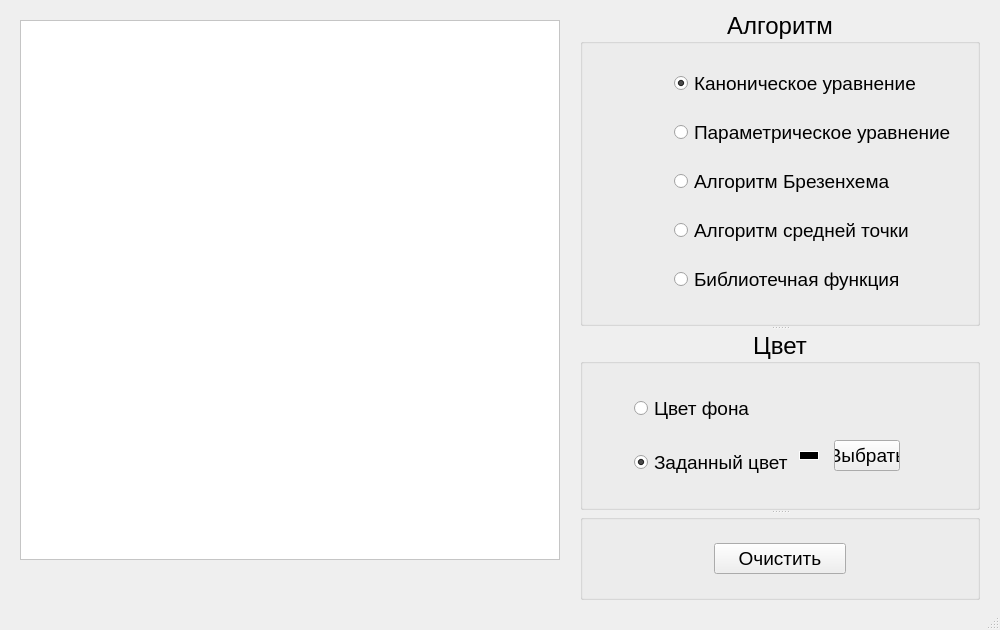
<?xml version="1.0" encoding="UTF-8"?>
<ui version="4.0">
 <class>MainWindow</class>
 <widget class="QMainWindow" name="MainWindow">
  <property name="geometry">
   <rect>
    <x>0</x>
    <y>0</y>
    <width>1000</width>
    <height>630</height>
   </rect>
  </property>
  <property name="windowTitle">
   <string>MainWindow</string>
  </property>
  <widget class="QWidget" name="centralWidget">
   <widget class="QGraphicsView" name="graphicsView">
    <property name="geometry">
     <rect>
      <x>20</x>
      <y>20</y>
      <width>540</width>
      <height>540</height>
     </rect>
    </property>
    <property name="palette">
     <palette>
      <active>
       <colorrole role="WindowText">
        <brush brushstyle="SolidPattern">
         <color alpha="255">
          <red>0</red>
          <green>0</green>
          <blue>0</blue>
         </color>
        </brush>
       </colorrole>
       <colorrole role="Button">
        <brush brushstyle="SolidPattern">
         <color alpha="255">
          <red>255</red>
          <green>255</green>
          <blue>255</blue>
         </color>
        </brush>
       </colorrole>
       <colorrole role="Light">
        <brush brushstyle="SolidPattern">
         <color alpha="255">
          <red>255</red>
          <green>255</green>
          <blue>255</blue>
         </color>
        </brush>
       </colorrole>
       <colorrole role="Midlight">
        <brush brushstyle="SolidPattern">
         <color alpha="255">
          <red>255</red>
          <green>255</green>
          <blue>255</blue>
         </color>
        </brush>
       </colorrole>
       <colorrole role="Dark">
        <brush brushstyle="SolidPattern">
         <color alpha="255">
          <red>127</red>
          <green>127</green>
          <blue>127</blue>
         </color>
        </brush>
       </colorrole>
       <colorrole role="Mid">
        <brush brushstyle="SolidPattern">
         <color alpha="255">
          <red>170</red>
          <green>170</green>
          <blue>170</blue>
         </color>
        </brush>
       </colorrole>
       <colorrole role="Text">
        <brush brushstyle="SolidPattern">
         <color alpha="255">
          <red>0</red>
          <green>0</green>
          <blue>0</blue>
         </color>
        </brush>
       </colorrole>
       <colorrole role="BrightText">
        <brush brushstyle="SolidPattern">
         <color alpha="255">
          <red>255</red>
          <green>255</green>
          <blue>255</blue>
         </color>
        </brush>
       </colorrole>
       <colorrole role="ButtonText">
        <brush brushstyle="SolidPattern">
         <color alpha="255">
          <red>0</red>
          <green>0</green>
          <blue>0</blue>
         </color>
        </brush>
       </colorrole>
       <colorrole role="Base">
        <brush brushstyle="SolidPattern">
         <color alpha="255">
          <red>255</red>
          <green>255</green>
          <blue>255</blue>
         </color>
        </brush>
       </colorrole>
       <colorrole role="Window">
        <brush brushstyle="SolidPattern">
         <color alpha="255">
          <red>255</red>
          <green>255</green>
          <blue>255</blue>
         </color>
        </brush>
       </colorrole>
       <colorrole role="Shadow">
        <brush brushstyle="SolidPattern">
         <color alpha="255">
          <red>0</red>
          <green>0</green>
          <blue>0</blue>
         </color>
        </brush>
       </colorrole>
       <colorrole role="AlternateBase">
        <brush brushstyle="SolidPattern">
         <color alpha="255">
          <red>255</red>
          <green>255</green>
          <blue>255</blue>
         </color>
        </brush>
       </colorrole>
       <colorrole role="ToolTipBase">
        <brush brushstyle="SolidPattern">
         <color alpha="255">
          <red>255</red>
          <green>255</green>
          <blue>220</blue>
         </color>
        </brush>
       </colorrole>
       <colorrole role="ToolTipText">
        <brush brushstyle="SolidPattern">
         <color alpha="255">
          <red>0</red>
          <green>0</green>
          <blue>0</blue>
         </color>
        </brush>
       </colorrole>
       <colorrole role="PlaceholderText">
        <brush brushstyle="SolidPattern">
         <color alpha="128">
          <red>0</red>
          <green>0</green>
          <blue>0</blue>
         </color>
        </brush>
       </colorrole>
      </active>
      <inactive>
       <colorrole role="WindowText">
        <brush brushstyle="SolidPattern">
         <color alpha="255">
          <red>0</red>
          <green>0</green>
          <blue>0</blue>
         </color>
        </brush>
       </colorrole>
       <colorrole role="Button">
        <brush brushstyle="SolidPattern">
         <color alpha="255">
          <red>255</red>
          <green>255</green>
          <blue>255</blue>
         </color>
        </brush>
       </colorrole>
       <colorrole role="Light">
        <brush brushstyle="SolidPattern">
         <color alpha="255">
          <red>255</red>
          <green>255</green>
          <blue>255</blue>
         </color>
        </brush>
       </colorrole>
       <colorrole role="Midlight">
        <brush brushstyle="SolidPattern">
         <color alpha="255">
          <red>255</red>
          <green>255</green>
          <blue>255</blue>
         </color>
        </brush>
       </colorrole>
       <colorrole role="Dark">
        <brush brushstyle="SolidPattern">
         <color alpha="255">
          <red>127</red>
          <green>127</green>
          <blue>127</blue>
         </color>
        </brush>
       </colorrole>
       <colorrole role="Mid">
        <brush brushstyle="SolidPattern">
         <color alpha="255">
          <red>170</red>
          <green>170</green>
          <blue>170</blue>
         </color>
        </brush>
       </colorrole>
       <colorrole role="Text">
        <brush brushstyle="SolidPattern">
         <color alpha="255">
          <red>0</red>
          <green>0</green>
          <blue>0</blue>
         </color>
        </brush>
       </colorrole>
       <colorrole role="BrightText">
        <brush brushstyle="SolidPattern">
         <color alpha="255">
          <red>255</red>
          <green>255</green>
          <blue>255</blue>
         </color>
        </brush>
       </colorrole>
       <colorrole role="ButtonText">
        <brush brushstyle="SolidPattern">
         <color alpha="255">
          <red>0</red>
          <green>0</green>
          <blue>0</blue>
         </color>
        </brush>
       </colorrole>
       <colorrole role="Base">
        <brush brushstyle="SolidPattern">
         <color alpha="255">
          <red>255</red>
          <green>255</green>
          <blue>255</blue>
         </color>
        </brush>
       </colorrole>
       <colorrole role="Window">
        <brush brushstyle="SolidPattern">
         <color alpha="255">
          <red>255</red>
          <green>255</green>
          <blue>255</blue>
         </color>
        </brush>
       </colorrole>
       <colorrole role="Shadow">
        <brush brushstyle="SolidPattern">
         <color alpha="255">
          <red>0</red>
          <green>0</green>
          <blue>0</blue>
         </color>
        </brush>
       </colorrole>
       <colorrole role="AlternateBase">
        <brush brushstyle="SolidPattern">
         <color alpha="255">
          <red>255</red>
          <green>255</green>
          <blue>255</blue>
         </color>
        </brush>
       </colorrole>
       <colorrole role="ToolTipBase">
        <brush brushstyle="SolidPattern">
         <color alpha="255">
          <red>255</red>
          <green>255</green>
          <blue>220</blue>
         </color>
        </brush>
       </colorrole>
       <colorrole role="ToolTipText">
        <brush brushstyle="SolidPattern">
         <color alpha="255">
          <red>0</red>
          <green>0</green>
          <blue>0</blue>
         </color>
        </brush>
       </colorrole>
       <colorrole role="PlaceholderText">
        <brush brushstyle="SolidPattern">
         <color alpha="128">
          <red>0</red>
          <green>0</green>
          <blue>0</blue>
         </color>
        </brush>
       </colorrole>
      </inactive>
      <disabled>
       <colorrole role="WindowText">
        <brush brushstyle="SolidPattern">
         <color alpha="255">
          <red>127</red>
          <green>127</green>
          <blue>127</blue>
         </color>
        </brush>
       </colorrole>
       <colorrole role="Button">
        <brush brushstyle="SolidPattern">
         <color alpha="255">
          <red>255</red>
          <green>255</green>
          <blue>255</blue>
         </color>
        </brush>
       </colorrole>
       <colorrole role="Light">
        <brush brushstyle="SolidPattern">
         <color alpha="255">
          <red>255</red>
          <green>255</green>
          <blue>255</blue>
         </color>
        </brush>
       </colorrole>
       <colorrole role="Midlight">
        <brush brushstyle="SolidPattern">
         <color alpha="255">
          <red>255</red>
          <green>255</green>
          <blue>255</blue>
         </color>
        </brush>
       </colorrole>
       <colorrole role="Dark">
        <brush brushstyle="SolidPattern">
         <color alpha="255">
          <red>127</red>
          <green>127</green>
          <blue>127</blue>
         </color>
        </brush>
       </colorrole>
       <colorrole role="Mid">
        <brush brushstyle="SolidPattern">
         <color alpha="255">
          <red>170</red>
          <green>170</green>
          <blue>170</blue>
         </color>
        </brush>
       </colorrole>
       <colorrole role="Text">
        <brush brushstyle="SolidPattern">
         <color alpha="255">
          <red>127</red>
          <green>127</green>
          <blue>127</blue>
         </color>
        </brush>
       </colorrole>
       <colorrole role="BrightText">
        <brush brushstyle="SolidPattern">
         <color alpha="255">
          <red>255</red>
          <green>255</green>
          <blue>255</blue>
         </color>
        </brush>
       </colorrole>
       <colorrole role="ButtonText">
        <brush brushstyle="SolidPattern">
         <color alpha="255">
          <red>127</red>
          <green>127</green>
          <blue>127</blue>
         </color>
        </brush>
       </colorrole>
       <colorrole role="Base">
        <brush brushstyle="SolidPattern">
         <color alpha="255">
          <red>255</red>
          <green>255</green>
          <blue>255</blue>
         </color>
        </brush>
       </colorrole>
       <colorrole role="Window">
        <brush brushstyle="SolidPattern">
         <color alpha="255">
          <red>255</red>
          <green>255</green>
          <blue>255</blue>
         </color>
        </brush>
       </colorrole>
       <colorrole role="Shadow">
        <brush brushstyle="SolidPattern">
         <color alpha="255">
          <red>0</red>
          <green>0</green>
          <blue>0</blue>
         </color>
        </brush>
       </colorrole>
       <colorrole role="AlternateBase">
        <brush brushstyle="SolidPattern">
         <color alpha="255">
          <red>255</red>
          <green>255</green>
          <blue>255</blue>
         </color>
        </brush>
       </colorrole>
       <colorrole role="ToolTipBase">
        <brush brushstyle="SolidPattern">
         <color alpha="255">
          <red>255</red>
          <green>255</green>
          <blue>220</blue>
         </color>
        </brush>
       </colorrole>
       <colorrole role="ToolTipText">
        <brush brushstyle="SolidPattern">
         <color alpha="255">
          <red>0</red>
          <green>0</green>
          <blue>0</blue>
         </color>
        </brush>
       </colorrole>
       <colorrole role="PlaceholderText">
        <brush brushstyle="SolidPattern">
         <color alpha="128">
          <red>0</red>
          <green>0</green>
          <blue>0</blue>
         </color>
        </brush>
       </colorrole>
      </disabled>
     </palette>
    </property>
   </widget>
   <widget class="QSplitter" name="splitter">
    <property name="geometry">
     <rect>
      <x>580</x>
      <y>10</y>
      <width>400</width>
      <height>590</height>
     </rect>
    </property>
    <property name="orientation">
     <enum>Qt::Vertical</enum>
    </property>
    <widget class="QGroupBox" name="algorithmBox">
     <property name="font">
      <font>
       <pointsize>18</pointsize>
      </font>
     </property>
     <property name="title">
      <string>Алгоритм</string>
     </property>
     <property name="alignment">
      <set>Qt::AlignCenter</set>
     </property>
     <layout class="QHBoxLayout" name="horizontalLayout_12">
      <item>
       <spacer name="horizontalSpacer_17">
        <property name="orientation">
         <enum>Qt::Horizontal</enum>
        </property>
        <property name="sizeType">
         <enum>QSizePolicy::Fixed</enum>
        </property>
        <property name="sizeHint" stdset="0">
         <size>
          <width>80</width>
          <height>20</height>
         </size>
        </property>
       </spacer>
      </item>
      <item>
       <layout class="QVBoxLayout" name="verticalLayout_2">
        <item>
         <widget class="QRadioButton" name="radioButton">
          <property name="font">
           <font>
            <pointsize>14</pointsize>
           </font>
          </property>
          <property name="text">
           <string>Каноническое уравнение</string>
          </property>
          <property name="checked">
           <bool>true</bool>
          </property>
          <property name="autoRepeat">
           <bool>false</bool>
          </property>
          <property name="autoExclusive">
           <bool>true</bool>
          </property>
         </widget>
        </item>
        <item>
         <widget class="QRadioButton" name="radioButton_2">
          <property name="font">
           <font>
            <pointsize>14</pointsize>
           </font>
          </property>
          <property name="text">
           <string>Параметрическое уравнение</string>
          </property>
          <property name="checkable">
           <bool>true</bool>
          </property>
          <property name="checked">
           <bool>false</bool>
          </property>
          <property name="autoExclusive">
           <bool>true</bool>
          </property>
         </widget>
        </item>
        <item>
         <widget class="QRadioButton" name="radioButton_3">
          <property name="font">
           <font>
            <pointsize>14</pointsize>
           </font>
          </property>
          <property name="text">
           <string>Алгоритм Брезенхема</string>
          </property>
          <property name="checked">
           <bool>false</bool>
          </property>
          <property name="autoExclusive">
           <bool>true</bool>
          </property>
         </widget>
        </item>
        <item>
         <widget class="QRadioButton" name="radioButton_4">
          <property name="font">
           <font>
            <pointsize>14</pointsize>
           </font>
          </property>
          <property name="text">
           <string>Алгоритм средней точки</string>
          </property>
         </widget>
        </item>
        <item>
         <widget class="QRadioButton" name="radioButton_5">
          <property name="font">
           <font>
            <pointsize>14</pointsize>
           </font>
          </property>
          <property name="text">
           <string>Библиотечная функция</string>
          </property>
         </widget>
        </item>
       </layout>
      </item>
     </layout>
    </widget>
    <widget class="QGroupBox" name="colorBox">
     <property name="font">
      <font>
       <pointsize>18</pointsize>
      </font>
     </property>
     <property name="title">
      <string>Цвет</string>
     </property>
     <property name="alignment">
      <set>Qt::AlignCenter</set>
     </property>
     <layout class="QHBoxLayout" name="horizontalLayout_10">
      <item>
       <spacer name="horizontalSpacer_16">
        <property name="orientation">
         <enum>Qt::Horizontal</enum>
        </property>
        <property name="sizeType">
         <enum>QSizePolicy::Fixed</enum>
        </property>
        <property name="sizeHint" stdset="0">
         <size>
          <width>40</width>
          <height>20</height>
         </size>
        </property>
       </spacer>
      </item>
      <item>
       <layout class="QVBoxLayout" name="verticalLayout_3">
        <item>
         <widget class="QRadioButton" name="radioButton_6">
          <property name="font">
           <font>
            <pointsize>14</pointsize>
           </font>
          </property>
          <property name="text">
           <string>Цвет фона</string>
          </property>
         </widget>
        </item>
        <item>
         <widget class="QRadioButton" name="radioButton_7">
          <property name="font">
           <font>
            <pointsize>14</pointsize>
           </font>
          </property>
          <property name="text">
           <string>Заданный цвет</string>
          </property>
          <property name="checkable">
           <bool>true</bool>
          </property>
          <property name="checked">
           <bool>true</bool>
          </property>
         </widget>
        </item>
       </layout>
      </item>
      <item>
       <layout class="QVBoxLayout" name="verticalLayout_5">
        <property name="spacing">
         <number>0</number>
        </property>
        <item>
         <spacer name="verticalSpacer_3">
          <property name="orientation">
           <enum>Qt::Vertical</enum>
          </property>
          <property name="sizeType">
           <enum>QSizePolicy::Fixed</enum>
          </property>
          <property name="sizeHint" stdset="0">
           <size>
            <width>20</width>
            <height>40</height>
           </size>
          </property>
         </spacer>
        </item>
        <item>
         <layout class="QHBoxLayout" name="horizontalLayout_9">
          <property name="spacing">
           <number>0</number>
          </property>
          <item>
           <layout class="QVBoxLayout" name="verticalLayout_4">
            <property name="spacing">
             <number>0</number>
            </property>
            <item>
             <spacer name="verticalSpacer">
              <property name="orientation">
               <enum>Qt::Vertical</enum>
              </property>
              <property name="sizeType">
               <enum>QSizePolicy::Fixed</enum>
              </property>
              <property name="sizeHint" stdset="0">
               <size>
                <width>20</width>
                <height>11</height>
               </size>
              </property>
             </spacer>
            </item>
            <item>
             <widget class="QFrame" name="frame">
              <property name="palette">
               <palette>
                <active>
                 <colorrole role="WindowText">
                  <brush brushstyle="SolidPattern">
                   <color alpha="255">
                    <red>255</red>
                    <green>255</green>
                    <blue>255</blue>
                   </color>
                  </brush>
                 </colorrole>
                 <colorrole role="Button">
                  <brush brushstyle="SolidPattern">
                   <color alpha="255">
                    <red>0</red>
                    <green>0</green>
                    <blue>0</blue>
                   </color>
                  </brush>
                 </colorrole>
                 <colorrole role="Light">
                  <brush brushstyle="SolidPattern">
                   <color alpha="255">
                    <red>0</red>
                    <green>0</green>
                    <blue>0</blue>
                   </color>
                  </brush>
                 </colorrole>
                 <colorrole role="Midlight">
                  <brush brushstyle="SolidPattern">
                   <color alpha="255">
                    <red>0</red>
                    <green>0</green>
                    <blue>0</blue>
                   </color>
                  </brush>
                 </colorrole>
                 <colorrole role="Dark">
                  <brush brushstyle="SolidPattern">
                   <color alpha="255">
                    <red>0</red>
                    <green>0</green>
                    <blue>0</blue>
                   </color>
                  </brush>
                 </colorrole>
                 <colorrole role="Mid">
                  <brush brushstyle="SolidPattern">
                   <color alpha="255">
                    <red>0</red>
                    <green>0</green>
                    <blue>0</blue>
                   </color>
                  </brush>
                 </colorrole>
                 <colorrole role="Text">
                  <brush brushstyle="SolidPattern">
                   <color alpha="255">
                    <red>255</red>
                    <green>255</green>
                    <blue>255</blue>
                   </color>
                  </brush>
                 </colorrole>
                 <colorrole role="BrightText">
                  <brush brushstyle="SolidPattern">
                   <color alpha="255">
                    <red>255</red>
                    <green>255</green>
                    <blue>255</blue>
                   </color>
                  </brush>
                 </colorrole>
                 <colorrole role="ButtonText">
                  <brush brushstyle="SolidPattern">
                   <color alpha="255">
                    <red>255</red>
                    <green>255</green>
                    <blue>255</blue>
                   </color>
                  </brush>
                 </colorrole>
                 <colorrole role="Base">
                  <brush brushstyle="SolidPattern">
                   <color alpha="255">
                    <red>0</red>
                    <green>0</green>
                    <blue>0</blue>
                   </color>
                  </brush>
                 </colorrole>
                 <colorrole role="Window">
                  <brush brushstyle="SolidPattern">
                   <color alpha="255">
                    <red>0</red>
                    <green>0</green>
                    <blue>0</blue>
                   </color>
                  </brush>
                 </colorrole>
                 <colorrole role="Shadow">
                  <brush brushstyle="SolidPattern">
                   <color alpha="255">
                    <red>0</red>
                    <green>0</green>
                    <blue>0</blue>
                   </color>
                  </brush>
                 </colorrole>
                 <colorrole role="AlternateBase">
                  <brush brushstyle="SolidPattern">
                   <color alpha="255">
                    <red>0</red>
                    <green>0</green>
                    <blue>0</blue>
                   </color>
                  </brush>
                 </colorrole>
                 <colorrole role="ToolTipBase">
                  <brush brushstyle="SolidPattern">
                   <color alpha="255">
                    <red>255</red>
                    <green>255</green>
                    <blue>220</blue>
                   </color>
                  </brush>
                 </colorrole>
                 <colorrole role="ToolTipText">
                  <brush brushstyle="SolidPattern">
                   <color alpha="255">
                    <red>0</red>
                    <green>0</green>
                    <blue>0</blue>
                   </color>
                  </brush>
                 </colorrole>
                 <colorrole role="PlaceholderText">
                  <brush brushstyle="SolidPattern">
                   <color alpha="128">
                    <red>255</red>
                    <green>255</green>
                    <blue>255</blue>
                   </color>
                  </brush>
                 </colorrole>
                </active>
                <inactive>
                 <colorrole role="WindowText">
                  <brush brushstyle="SolidPattern">
                   <color alpha="255">
                    <red>255</red>
                    <green>255</green>
                    <blue>255</blue>
                   </color>
                  </brush>
                 </colorrole>
                 <colorrole role="Button">
                  <brush brushstyle="SolidPattern">
                   <color alpha="255">
                    <red>0</red>
                    <green>0</green>
                    <blue>0</blue>
                   </color>
                  </brush>
                 </colorrole>
                 <colorrole role="Light">
                  <brush brushstyle="SolidPattern">
                   <color alpha="255">
                    <red>0</red>
                    <green>0</green>
                    <blue>0</blue>
                   </color>
                  </brush>
                 </colorrole>
                 <colorrole role="Midlight">
                  <brush brushstyle="SolidPattern">
                   <color alpha="255">
                    <red>0</red>
                    <green>0</green>
                    <blue>0</blue>
                   </color>
                  </brush>
                 </colorrole>
                 <colorrole role="Dark">
                  <brush brushstyle="SolidPattern">
                   <color alpha="255">
                    <red>0</red>
                    <green>0</green>
                    <blue>0</blue>
                   </color>
                  </brush>
                 </colorrole>
                 <colorrole role="Mid">
                  <brush brushstyle="SolidPattern">
                   <color alpha="255">
                    <red>0</red>
                    <green>0</green>
                    <blue>0</blue>
                   </color>
                  </brush>
                 </colorrole>
                 <colorrole role="Text">
                  <brush brushstyle="SolidPattern">
                   <color alpha="255">
                    <red>255</red>
                    <green>255</green>
                    <blue>255</blue>
                   </color>
                  </brush>
                 </colorrole>
                 <colorrole role="BrightText">
                  <brush brushstyle="SolidPattern">
                   <color alpha="255">
                    <red>255</red>
                    <green>255</green>
                    <blue>255</blue>
                   </color>
                  </brush>
                 </colorrole>
                 <colorrole role="ButtonText">
                  <brush brushstyle="SolidPattern">
                   <color alpha="255">
                    <red>255</red>
                    <green>255</green>
                    <blue>255</blue>
                   </color>
                  </brush>
                 </colorrole>
                 <colorrole role="Base">
                  <brush brushstyle="SolidPattern">
                   <color alpha="255">
                    <red>0</red>
                    <green>0</green>
                    <blue>0</blue>
                   </color>
                  </brush>
                 </colorrole>
                 <colorrole role="Window">
                  <brush brushstyle="SolidPattern">
                   <color alpha="255">
                    <red>0</red>
                    <green>0</green>
                    <blue>0</blue>
                   </color>
                  </brush>
                 </colorrole>
                 <colorrole role="Shadow">
                  <brush brushstyle="SolidPattern">
                   <color alpha="255">
                    <red>0</red>
                    <green>0</green>
                    <blue>0</blue>
                   </color>
                  </brush>
                 </colorrole>
                 <colorrole role="AlternateBase">
                  <brush brushstyle="SolidPattern">
                   <color alpha="255">
                    <red>0</red>
                    <green>0</green>
                    <blue>0</blue>
                   </color>
                  </brush>
                 </colorrole>
                 <colorrole role="ToolTipBase">
                  <brush brushstyle="SolidPattern">
                   <color alpha="255">
                    <red>255</red>
                    <green>255</green>
                    <blue>220</blue>
                   </color>
                  </brush>
                 </colorrole>
                 <colorrole role="ToolTipText">
                  <brush brushstyle="SolidPattern">
                   <color alpha="255">
                    <red>0</red>
                    <green>0</green>
                    <blue>0</blue>
                   </color>
                  </brush>
                 </colorrole>
                 <colorrole role="PlaceholderText">
                  <brush brushstyle="SolidPattern">
                   <color alpha="128">
                    <red>255</red>
                    <green>255</green>
                    <blue>255</blue>
                   </color>
                  </brush>
                 </colorrole>
                </inactive>
                <disabled>
                 <colorrole role="WindowText">
                  <brush brushstyle="SolidPattern">
                   <color alpha="255">
                    <red>0</red>
                    <green>0</green>
                    <blue>0</blue>
                   </color>
                  </brush>
                 </colorrole>
                 <colorrole role="Button">
                  <brush brushstyle="SolidPattern">
                   <color alpha="255">
                    <red>0</red>
                    <green>0</green>
                    <blue>0</blue>
                   </color>
                  </brush>
                 </colorrole>
                 <colorrole role="Light">
                  <brush brushstyle="SolidPattern">
                   <color alpha="255">
                    <red>0</red>
                    <green>0</green>
                    <blue>0</blue>
                   </color>
                  </brush>
                 </colorrole>
                 <colorrole role="Midlight">
                  <brush brushstyle="SolidPattern">
                   <color alpha="255">
                    <red>0</red>
                    <green>0</green>
                    <blue>0</blue>
                   </color>
                  </brush>
                 </colorrole>
                 <colorrole role="Dark">
                  <brush brushstyle="SolidPattern">
                   <color alpha="255">
                    <red>0</red>
                    <green>0</green>
                    <blue>0</blue>
                   </color>
                  </brush>
                 </colorrole>
                 <colorrole role="Mid">
                  <brush brushstyle="SolidPattern">
                   <color alpha="255">
                    <red>0</red>
                    <green>0</green>
                    <blue>0</blue>
                   </color>
                  </brush>
                 </colorrole>
                 <colorrole role="Text">
                  <brush brushstyle="SolidPattern">
                   <color alpha="255">
                    <red>0</red>
                    <green>0</green>
                    <blue>0</blue>
                   </color>
                  </brush>
                 </colorrole>
                 <colorrole role="BrightText">
                  <brush brushstyle="SolidPattern">
                   <color alpha="255">
                    <red>255</red>
                    <green>255</green>
                    <blue>255</blue>
                   </color>
                  </brush>
                 </colorrole>
                 <colorrole role="ButtonText">
                  <brush brushstyle="SolidPattern">
                   <color alpha="255">
                    <red>0</red>
                    <green>0</green>
                    <blue>0</blue>
                   </color>
                  </brush>
                 </colorrole>
                 <colorrole role="Base">
                  <brush brushstyle="SolidPattern">
                   <color alpha="255">
                    <red>0</red>
                    <green>0</green>
                    <blue>0</blue>
                   </color>
                  </brush>
                 </colorrole>
                 <colorrole role="Window">
                  <brush brushstyle="SolidPattern">
                   <color alpha="255">
                    <red>0</red>
                    <green>0</green>
                    <blue>0</blue>
                   </color>
                  </brush>
                 </colorrole>
                 <colorrole role="Shadow">
                  <brush brushstyle="SolidPattern">
                   <color alpha="255">
                    <red>0</red>
                    <green>0</green>
                    <blue>0</blue>
                   </color>
                  </brush>
                 </colorrole>
                 <colorrole role="AlternateBase">
                  <brush brushstyle="SolidPattern">
                   <color alpha="255">
                    <red>0</red>
                    <green>0</green>
                    <blue>0</blue>
                   </color>
                  </brush>
                 </colorrole>
                 <colorrole role="ToolTipBase">
                  <brush brushstyle="SolidPattern">
                   <color alpha="255">
                    <red>255</red>
                    <green>255</green>
                    <blue>220</blue>
                   </color>
                  </brush>
                 </colorrole>
                 <colorrole role="ToolTipText">
                  <brush brushstyle="SolidPattern">
                   <color alpha="255">
                    <red>0</red>
                    <green>0</green>
                    <blue>0</blue>
                   </color>
                  </brush>
                 </colorrole>
                 <colorrole role="PlaceholderText">
                  <brush brushstyle="SolidPattern">
                   <color alpha="128">
                    <red>255</red>
                    <green>255</green>
                    <blue>255</blue>
                   </color>
                  </brush>
                 </colorrole>
                </disabled>
               </palette>
              </property>
              <property name="autoFillBackground">
               <bool>true</bool>
              </property>
              <property name="frameShape">
               <enum>QFrame::Box</enum>
              </property>
              <property name="frameShadow">
               <enum>QFrame::Plain</enum>
              </property>
             </widget>
            </item>
            <item>
             <spacer name="verticalSpacer_2">
              <property name="orientation">
               <enum>Qt::Vertical</enum>
              </property>
              <property name="sizeType">
               <enum>QSizePolicy::Fixed</enum>
              </property>
              <property name="sizeHint" stdset="0">
               <size>
                <width>20</width>
                <height>11</height>
               </size>
              </property>
             </spacer>
            </item>
           </layout>
          </item>
          <item>
           <layout class="QHBoxLayout" name="horizontalLayout_8">
            <item>
             <spacer name="horizontalSpacer_12">
              <property name="orientation">
               <enum>Qt::Horizontal</enum>
              </property>
              <property name="sizeType">
               <enum>QSizePolicy::Fixed</enum>
              </property>
              <property name="sizeHint" stdset="0">
               <size>
                <width>15</width>
                <height>20</height>
               </size>
              </property>
             </spacer>
            </item>
            <item>
             <widget class="QPushButton" name="chooseButton">
              <property name="font">
               <font>
                <pointsize>14</pointsize>
               </font>
              </property>
              <property name="text">
               <string>Выбрать</string>
              </property>
             </widget>
            </item>
            <item>
             <spacer name="horizontalSpacer_13">
              <property name="orientation">
               <enum>Qt::Horizontal</enum>
              </property>
              <property name="sizeType">
               <enum>QSizePolicy::Fixed</enum>
              </property>
              <property name="sizeHint" stdset="0">
               <size>
                <width>70</width>
                <height>30</height>
               </size>
              </property>
             </spacer>
            </item>
           </layout>
          </item>
         </layout>
        </item>
       </layout>
      </item>
     </layout>
    </widget>
    <widget class="QGroupBox" name="clearBox">
     <property name="title">
      <string/>
     </property>
     <property name="flat">
      <bool>true</bool>
     </property>
     <layout class="QHBoxLayout" name="horizontalLayout_59">
      <item>
       <spacer name="horizontalSpacer_70">
        <property name="orientation">
         <enum>Qt::Horizontal</enum>
        </property>
        <property name="sizeType">
         <enum>QSizePolicy::Fixed</enum>
        </property>
        <property name="sizeHint" stdset="0">
         <size>
          <width>120</width>
          <height>20</height>
         </size>
        </property>
       </spacer>
      </item>
      <item>
       <widget class="QPushButton" name="clearSceneButton">
        <property name="sizePolicy">
         <sizepolicy hsizetype="Preferred" vsizetype="Fixed">
          <horstretch>0</horstretch>
          <verstretch>0</verstretch>
         </sizepolicy>
        </property>
        <property name="font">
         <font>
          <pointsize>14</pointsize>
         </font>
        </property>
        <property name="text">
         <string>Очистить</string>
        </property>
       </widget>
      </item>
      <item>
       <spacer name="horizontalSpacer_71">
        <property name="orientation">
         <enum>Qt::Horizontal</enum>
        </property>
        <property name="sizeType">
         <enum>QSizePolicy::Fixed</enum>
        </property>
        <property name="sizeHint" stdset="0">
         <size>
          <width>120</width>
          <height>20</height>
         </size>
        </property>
       </spacer>
      </item>
     </layout>
    </widget>
   </widget>
  </widget>
  <widget class="QStatusBar" name="statusBar"/>
 </widget>
 <layoutdefault spacing="6" margin="11"/>
 <resources/>
 <connections/>
</ui>
